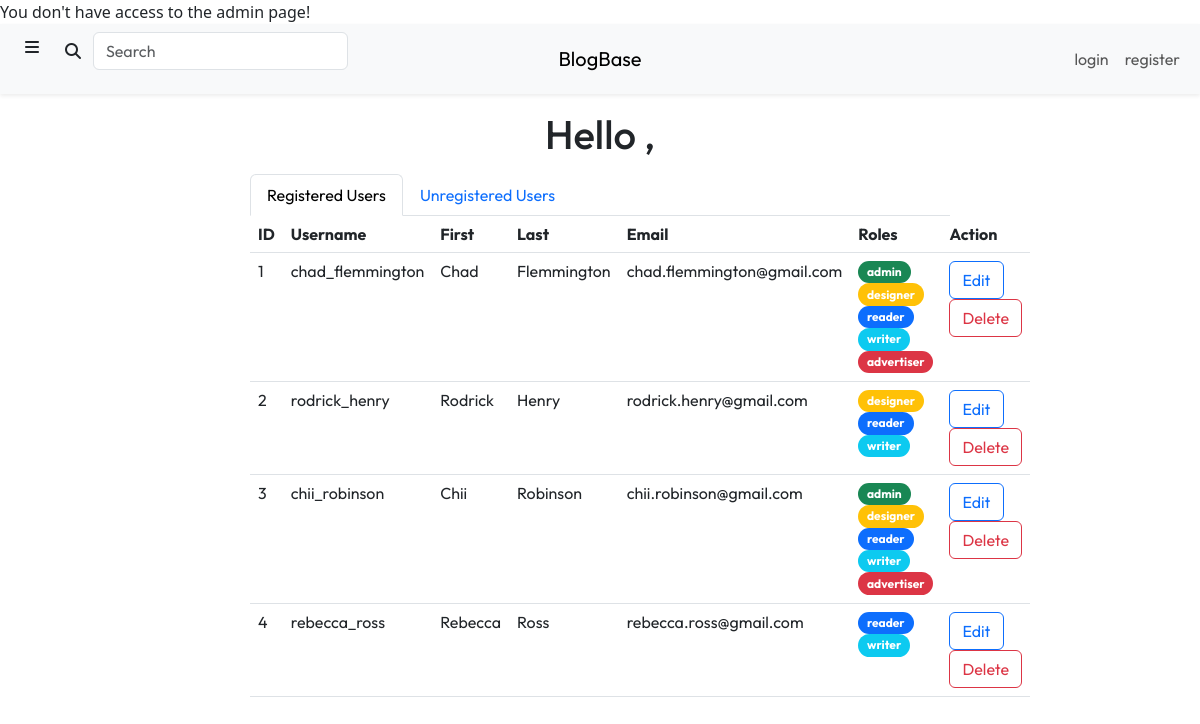
Before: /content/admin.php with the older database file.
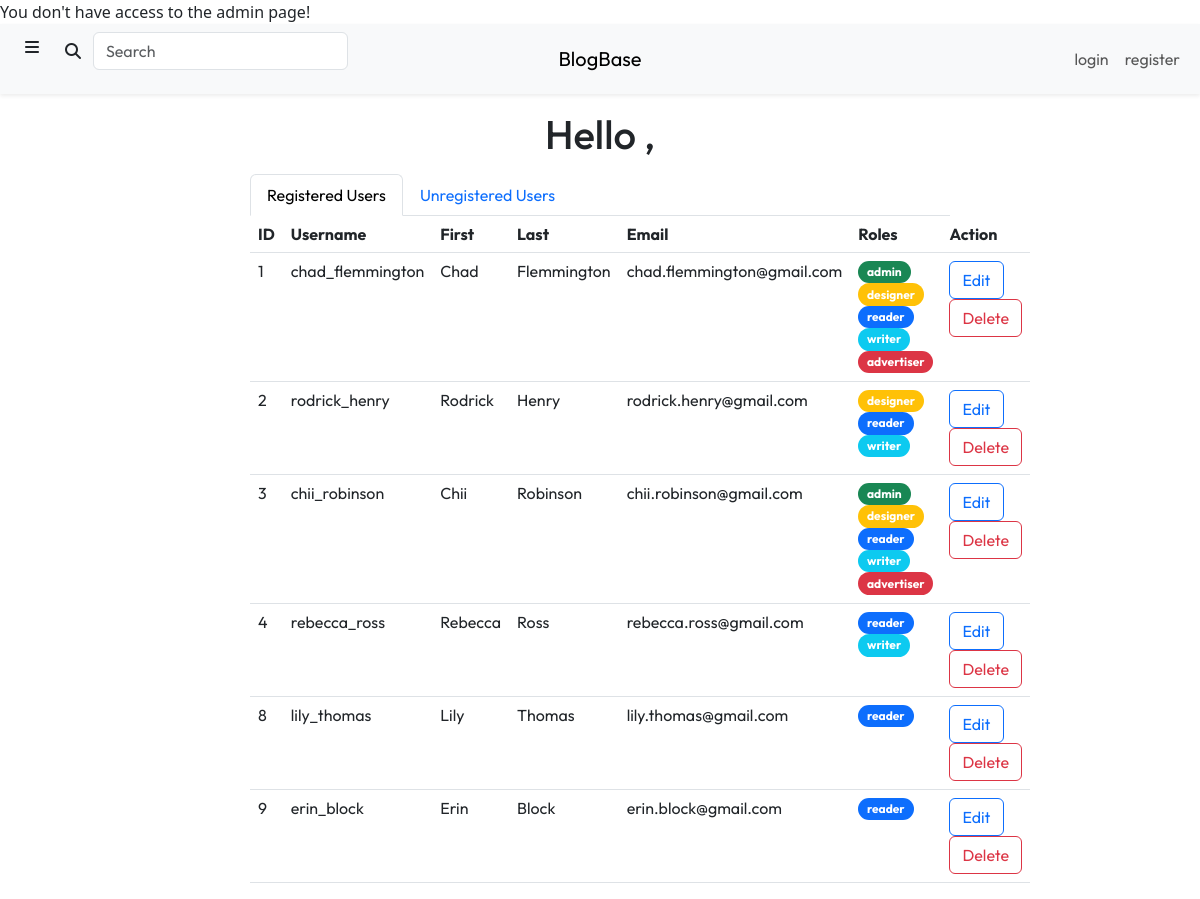
After: the same page with the newer database file.
### tables this page shows
CREATE TABLE `Users` (
  `user_id` int(11) NOT NULL,
  `username` varchar(50) NOT NULL,
  `first_name` varchar(50) NOT NULL,
  `last_name` varchar(50) NOT NULL,
  `email` varchar(50) NOT NULL,
  `password` varchar(255) NOT NULL,
  `approved` tinyint(1) NOT NULL DEFAULT 0,
  `reader` tinyint(1) NOT NULL DEFAULT 1,
  `writer` tinyint(1) NOT NULL DEFAULT 0,
  `designer` tinyint(1) NOT NULL DEFAULT 0,
  `advertiser` tinyint(1) NOT NULL DEFAULT 0,
  `admin` tinyint(1) NOT NULL DEFAULT 0
);

### content/admin.php (the view, shortened to what this page needs)
<?php
require_once "../include/connect.inc.php";
include_once "../include/user_info.inc.php";
?>
<!DOCTYPE html>
<html lang="en">
    <head>
        <link rel="stylesheet" href="https://cdn.jsdelivr.net/npm/bootstrap@5.3.0-alpha1/dist/css/bootstrap.min.css">
        <link rel="stylesheet" href="https://cdnjs.cloudflare.com/ajax/libs/font-awesome/6.2.1/css/all.min.css">
        <link rel="stylesheet" href="./css/styles.css">
    </head>
    <body>
        <div class="header">
            <?php include "./views/header.php" ?>
        </div>
        <div class="container mt-3 mb-3 text-center">
            <h1>Hello <?php echo $user_info['username'] ?>,</h1>
        </div>
        <div class="col-10 col-lg-7 mx-auto mt-3">
            <ul class="nav nav-tabs" id="users-tab" role="tablist">
                <li class="nav-item" role="presentation">
                    <button class="nav-link active" id="registered-tab" data-bs-toggle="tab" data-bs-target="#registered-tab-pane" type="button" role="tab" aria-controls="registered-tab-pane" aria-selected="true">Registered Users</button>
                </li>
                <li class="nav-item" role="presentation">
                    <button class="nav-link" id="unregistered-tab" data-bs-toggle="tab" data-bs-target="#unregistered-tab-pane" type="button" role="tab" aria-controls="unregistered-tab-pane" aria-selected="false">Unregistered Users</button>
                </li>
            </ul>
            <div class="tab-content" id="users-tab-content">
                <div class="tab-pane fade show active" id="registered-tab-pane" role="tabpanel" aria-labelledby="registered-tab" tabindex="0">
                    <?php
                    $reg_users_query = "SELECT *
                                        FROM Users
                                        WHERE approved = 1";
                    $reg_users_result = mysqli_query($con, $reg_users_query);
                    ?>
                    <table class="table text-start">
                        <thead>
                            <tr>
                                <th scope="col">ID</th>
                                <th scope="col">Username</th>
                                <th scope="col">First</th>
                                <th scope="col">Last</th>
                                <th scope="col">Email</th>
                                <th scope="col">Roles</th>
                                <th scope="col">Action</th>
                            </tr>
                        </thead>
                        <tbody>
                            <?php while ($current_row = $reg_users_result->fetch_assoc()) { ?>
                                <form method="post">
                                    <tr>
                                        <td>
                                            <span class="user-info"><?php echo $current_row['user_id'] ?></span>
                                        </td>
                                        <td>
                                            <span class="user-info"><?php echo $current_row['username'] ?></span>
                                        </td>
                                        <td>
                                            <span class="user-info"><?php echo $current_row['first_name'] ?></span>
                                        </td>
                                        <td>
                                            <span class="user-info"><?php echo $current_row['last_name'] ?></span>
                                        </td>
                                        <td>
                                            <span class="user-info"><?php echo $current_row['email'] ?></span>
                                        </td>
                                        <td>
                                            <?php
                                            if ($current_row['admin'] == 1) {
                                                echo "<a class='btn badge bg-success rounded-pill text-decoration-none' href='#'>admin</a>";
                                            }
                                            if ($current_row['designer'] == 1) {
                                                echo "<a class='btn badge bg-warning rounded-pill text-decoration-none' href='#'>designer</a>";
                                            }
                                            if ($current_row['reader'] == 1) {
                                                echo "<a class='btn badge bg-primary rounded-pill text-decoration-none' href='#'>reader</a>";
                                            }
                                            if ($current_row['writer'] == 1) {
                                                echo "<a class='btn badge bg-info rounded-pill text-decoration-none' href='#'>writer</a>";
                                            }
                                            if ($current_row['advertiser'] == 1) {
                                                echo "<a class='btn badge bg-danger rounded-pill text-decoration-none' href='#'>advertiser</a>";
                                            }
                                            ?>
                                        </td>
                                        <td>
                                            <a class="btn btn-outline-primary" id="edit-btn" href="#" onclick="edit_user()">Edit</a>
                                            <a class="btn btn-outline-danger" href="../include/delete_user.inc.php?id=<?php echo $current_row['user_id']; ?>">Delete</a>
                                        </td>
                                    </tr>
                                </form>
                            <?php } ?>
                        </tbody>
                    </table>
                </div>
            </div>
        </div>
    </body>
</html>

### content/views/header.php (shortened to what this page needs)
<?php
include_once "../include/user_info.inc.php";
?>
<nav class="navbar navbar-expand-md bg-light shadow-sm">
     <div class="container-fluid">
        <div class="collapse navbar-collapse order-1 order-md-0 col-4" id="navbar-collapsed-menu">
            <ul class="navbar-nav me-auto">
                <li class="nav-item">
                    <a class="btn d-md-block d-none " data-bs-toggle="offcanvas" href="#offcanvas-sidebar" role="button" aria-controls="offcanvas-sidebar">
                        <span class="fa-solid fa-bars"></span>
                    </a>
                </li>
                <li class="nav-item">
                    <form method="get" action="./search.php" class="input-group rounded">
                        <button class="btn input-group-text rounded" type="submit">
                            <i class="fa-solid fa-search"></i>
                        </button>
                        <input class="form-control rounded" name="query" type="search" placeholder="Search" aria-label="Search">
                    </form >
                </li>
            </ul>
        </div>
            <a class="navbar-brand col-4 mx-auto text-center order-0 order-md-1" href="./index.php">BlogBase</a>
        <div class="collapse navbar-collapse order-2 col-4" id="navbar-collapsed-menu">
            <ul class="navbar-nav ms-auto">
                <?php if ($user_info['reader'] == true) { ?>
                <li class="nav-item">
                    <a class="nav-link" href="./saved.php">saved</a>
                </li>
                <li class="nav-item">
                    <a class="nav-link" href="../include/logout.inc.php">logout</a>
                </li>
                <?php } else {?>
                <li class="nav-item">
                    <a class="nav-link" href="./login.php">login</a>
                </li>
                <li class="nav-item">
                    <a class="nav-link" href="./register.php">register</a>
                </li>
                <?php } ?>
            </ul>
        </div>
    </div>
</nav>

### content/css/styles.css (style rules this page uses)
* { font-family: 'Outfit', sans-serif; }

Changed rows visible on the page:
added users: user_id "8", username "lily_thomas", first_name "Lily", last_name "Thomas", email "lily.thomas@gmail.com", reader "reader"
added users: user_id "9", username "erin_block", first_name "Erin", last_name "Block", email "erin.block@gmail.com", reader "reader"
